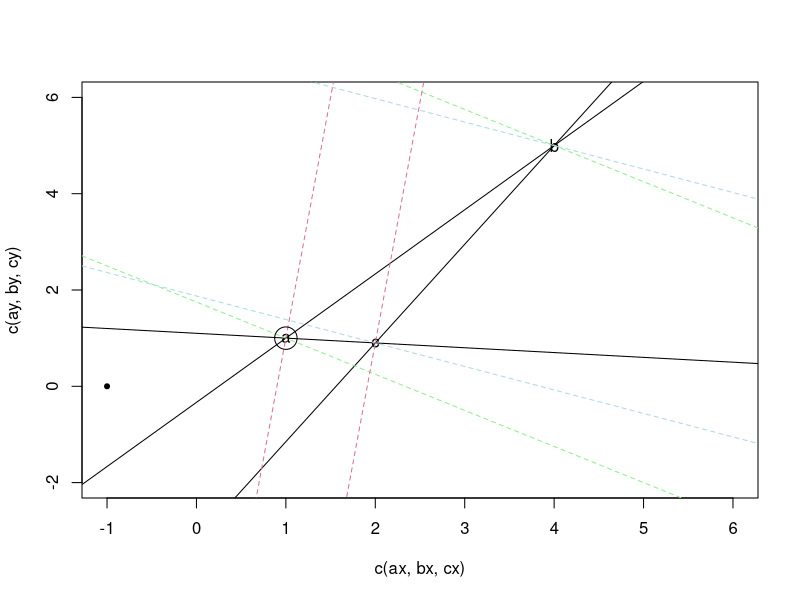

Reproduce this figure in R. (Note: this script raises an error after producing the figure.)
ax=1; ay=1
bx=4; by=5
cx=2; cy=.9
px=-1; py=4

run <- function(px, py){
plot(c(ax,bx,cx),c(ay,by,cy), xlim=c(-1,6), ylim=c(-2, 6), pch=letters[1:3])
points(px,py,pch=20)
abline(lm(c(ay,by) ~ c(ax, bx)))
abline(lm(c(ay,cy) ~ c(ax, cx)))
abline(lm(c(cy,by) ~ c(cx, bx)))

#get barycentric coordinates
d = ((by-cy)*(px-cx) + (cx-bx)*(py-cy)) /
    ((by-cy)*(ax-cx) + (cx-bx)*(ay-cy))
e = ((cy-ay)*(px-cx) + (ax-cx)*(py-cy)) /
    ((by-cy)*(ax-cx) + (cx-bx)*(ay-cy))
f = 1-d-e

# d;e;f

#get slopes and intercepts of each triangle edge
mab = (ay-by)/(ax-bx)
mbc = (by-cy)/(bx-cx)
mac = (ay-cy)/(ax-cx)
iab = -mab*ax+ay
ibc = -mbc*bx+by
iac = -mac*ax+ay
#slopes for their perpendiculars
mabP = -1/mab
mbcP = -1/mbc
macP = -1/mac
#and intercepts for the perpendiculars passing through the consumer
iabP = -mabP*px+py
ibcP = -mbcP*px+py
iacP = -macP*px+py

#plot all perpendiculars (b=-mx+y), and m-perp is -1/m
abline(b=-1/mab, a=(1/mab)*ax+ay, col='lightgreen', lty=2)
abline(b=-1/mab, a=(1/mab)*bx+by, col='lightgreen', lty=2)
abline(b=-1/mbc, a=(1/mbc)*bx+by, col='lightblue', lty=2)
abline(b=-1/mbc, a=(1/mbc)*cx+cy, col='lightblue', lty=2)
abline(b=-1/mac, a=(1/mac)*cx+cy, col='palevioletred', lty=2)
abline(b=-1/mac, a=(1/mac)*ax+ay, col='palevioletred', lty=2)

# py < (-1/mab)*px - ax*(-1/mab) + ay #does p lie on the same side of both perpendiculars to each edge's endpoints?
# py < (-1/mab)*px - bx*(-1/mab) + by
# py < (-1/mbc)*px - bx*(-1/mbc) + by
# py < (-1/mbc)*px - cx*(-1/mbc) + cy
# py < (-1/mac)*px - ax*(-1/mac) + ay
# py < (-1/mac)*px - cx*(-1/mac) + cy

ifelse(d >= 0 && d <= 1 && e >= 0 && e <= 1 && f >= 0 && f <= 1,
    return('woot'), #consumer lies within the source triangle
    ifelse(e < 0 && f < 0,
        points(ax, ay, pch=1, cex=3), #in 'penumbra' of segment bc, so clamp to vertex a
        ifelse(f < 0 && d < 0,
            points(bx, by, pch=1, cex=3), #clamp to b
            ifelse(e < 0 && d < 0,
                points(cx, cy, pch=1, cex=3), #clamp to c
                ifelse(d > 0 && e > 0 && f < 0, #these regions clamp to either endpoint or edge of ab
                    ifelse(py < mabP*px - ax*mabP + ay && py < mabP*px - bx*mabP + by,
                        ifelse(ay < mabP*ax - bx*mabP + by,
                            points(ax, ay, pch=1, cex=3), #below both endpoint perpendiculars, so clamp
                            points(bx, by, pch=1, cex=3)), #to one endpoint or the other
                        ifelse(py > mabP*px - ax*mabP + ay && py > mabP*px - bx*mabP + by,
                            ifelse(ay > mabP*ax - bx*mabP + by,
                                points(ax, ay, pch=1, cex=3), #above both endpoint perpendiculars,
                                points(bx, by, pch=1, cex=3)), #so same deal
                            points(x=(iab - iabP)/(-mab + mabP), y=(-mab*iabP + mabP*iab)/(-mab + mabP), pch=1, cex=3))), #clamp to nearest point on ab

                    ifelse(d < 0 && e > 0 && f > 0, #same thing for bc
                        ifelse(py < mbcP*px - bx*mbcP + by && py < mbcP*px - cx*mbcP + cy,
                            ifelse(by < mbcP*bx - cx*mbcP + cy,
                                points(bx, by, pch=1, cex=3),
                                points(cx, cy, pch=1, cex=3)),
                            ifelse(py > mbcP*px - bx*mbcP + by && py > mbcP*px - cx*mbcP + cy,
                                ifelse(by > mbcP*bx - cx*mbcP + cy,
                                    points(bx, by, pch=1, cex=3),
                                    points(cx, cy, pch=1, cex=3)),
                                points(x=(ibc - ibcP)/(-mbc + mbcP), y=(-mbc*ibcP + mbcP*ibc)/(-mbc + mbcP), pch=1, cex=3))),

                        ifelse(d > 0 && e < 0 && f > 0, #same thing for ac
                            ifelse(py < macP*px - ax*macP + ay && py < macP*px - cx*macP + cy,
                                ifelse(ay < macP*ax - cx*macP + cy,
                                    points(ax, ay, pch=1, cex=3),
                                    points(cx, cy, pch=1, cex=3)),
                                ifelse(py > macP*px - ax*macP + ay && py > macP*px - cx*macP + cy,
                                    ifelse(ay > macP*ax - cx*macP + cy,
                                        points(ax, ay, pch=1, cex=3),
                                        points(cx, cy, pch=1, cex=3)),
                                    points(x=(iac - iacP)/(-mac + macP), y=(-mac*iacP + macP*iac)/(-mac + macP), pch=1, cex=3))))))))))
}

run(-1,0)
run(1,4)
run(1.5,3)
run(2,-2)
run(1,-2)
run(1.3,0)
run(6,0)
run(6,6)
run(4.6,6)
run(2,2)


ax=1; ay=1
bx=5; by=1.1
cx=2.5; cy=5

run(3,3)
run(-1,-2)
run(6,1.4)
run(5.4,2.2)
run(6,2)

